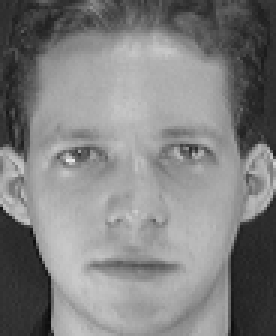
#> input picture 1.pgm, 92 x 112 px (shown 3 times larger)
$ python gaborTest.py   (older library calls are emulated)
#> lines starting #> are read from the running program, lines starting #| are printed output that depends on the picture
# coding:utf-8
import cv2
import numpy as np
import pylab as pl
from PIL import Image

#构建Gabor滤波器
def build_filters():
    filters = []
    ksize = [7,9,11,13,15,17] #gabor尺度 6个
    lamda = np.pi/2.0 # 波长

    for theta in np.arange(0,np.pi,np.pi/4): #gabor方向 0 45 90 135
        for k in range(6):
            kern = cv2.getGaborKernel((ksize[k],ksize[k]),1.0,theta,lamda,0.5,0,ktype=cv2.CV_32F)
            kern /= 1.5*kern.sum()
            filters.append(kern)
    return filters

#滤波过程
def process(img,filters):
    accum = np.zeros_like(img)
    for kern in filters:
        fimg = cv2.filter2D(img,cv2.CV_8UC3,kern)
        np.maximum(accum,fimg,accum)
    return accum

#特征图生成并显示
def getGabor(img,filters):
#> called with img = './1.pgm'
    image = Image.open(img)
#> image is the input picture: PIL image 92x112 L; min 11, max 234, mean 128.3
    img_ndarray = np.asarray(image)
    res = [] #滤波结果
    for i in range(len(filters)):
        res1 = process(img_ndarray,filters[i])
        res.append(np.asarray(res1))
#> this loop made 24 passes
#> pass 1, in getGabor, `res1 = process(img_ndarray,filters[i])`:
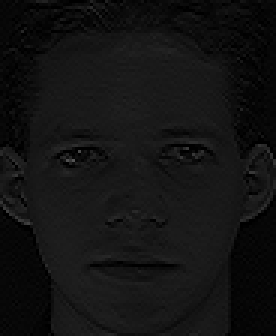
#> res1: shape (112, 92) (shown 3 times larger); min 0, max 85, mean 18.6
#> after the loop, res = 24 items

    pl.figure(2)
    for temp in range(len(res)):
        pl.subplot(4,6,temp+1)  #画4*6格子
        print(res)
        pl.imshow(res[temp],cmap='gray')
    pl.show()
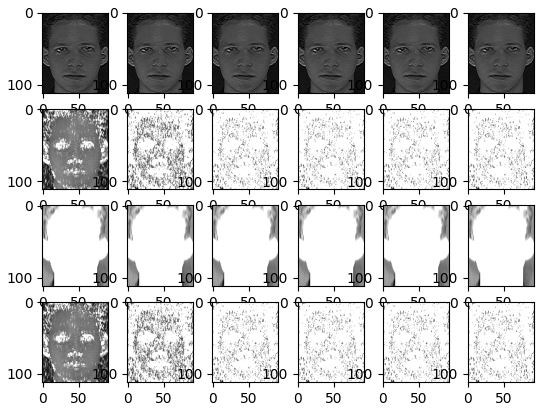
#> figure drawn by matplotlib, 24 panels

    return res

if __name__ == '__main__':
    filters = build_filters()
    getGabor('./1.pgm',filters)
